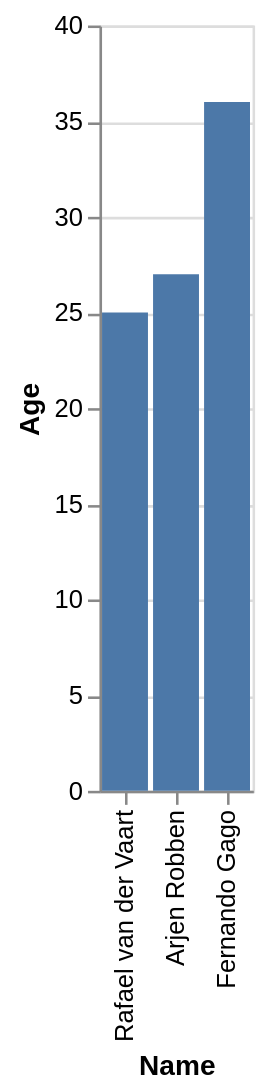

Vega-Lite specification stored for this chart:
### Vega-Lite specification from a JSON file in a GitHub repository (floating-point values rounded to 4 significant figures)
{"data": {"values": [{"x_data": "Rafael van der Vaart", "y_data": 25}, {"x_data": "Arjen Robben", "y_data": 27}, {"x_data": "Fernando Gago", "y_data": 36}]}, "mark": "bar", "encoding": {"x": {"field": "x_data", "type": "nominal", "title": "Name", "sort": {"op": "sum", "field": "y_data", "order": "ascending"}}, "y": {"field": "y_data", "type": "quantitative", "title": "Age"}}}
